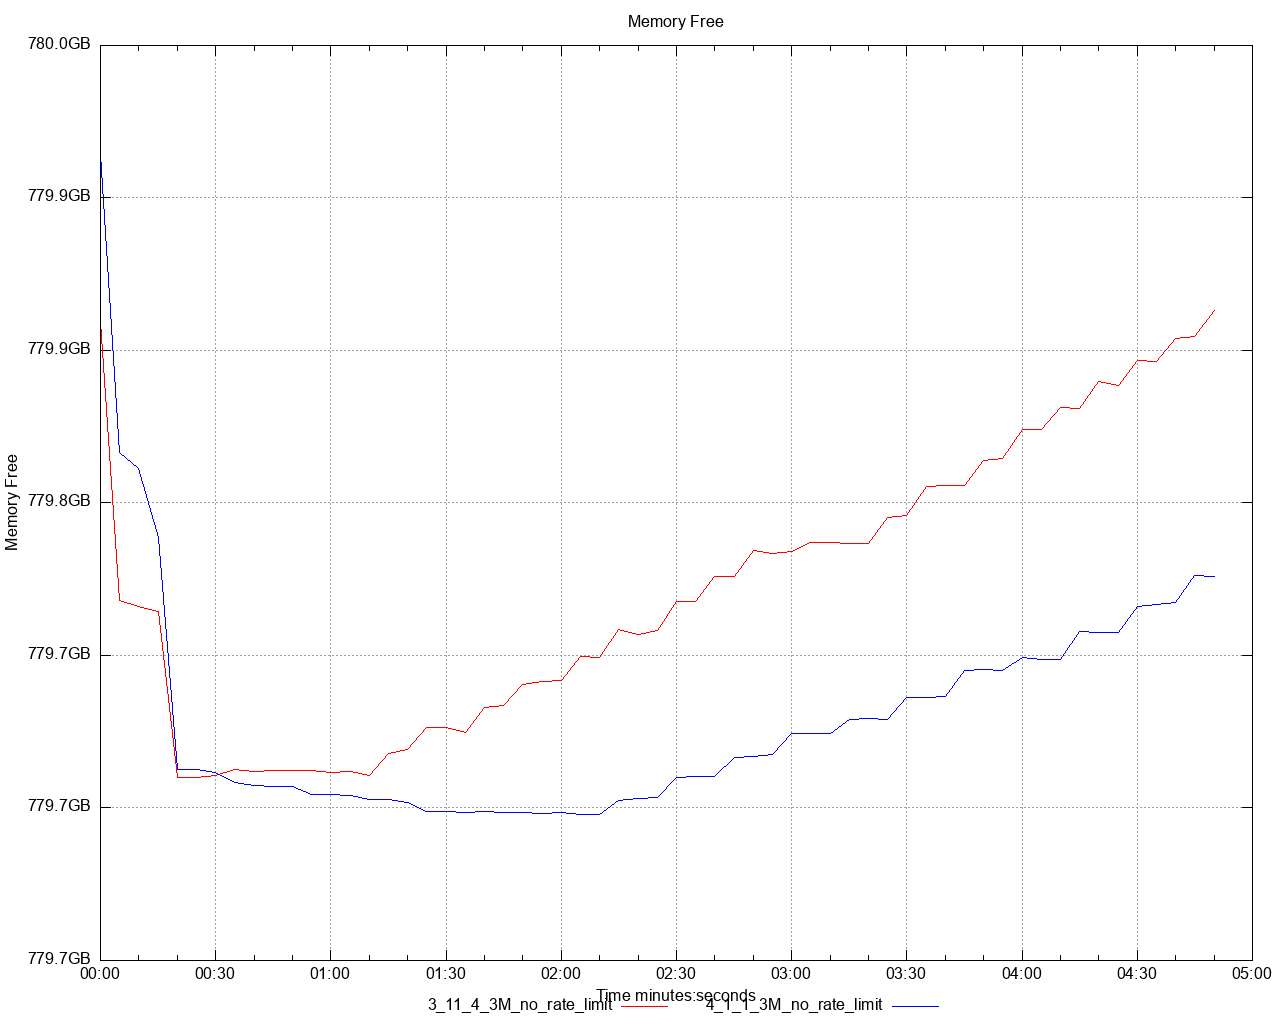

Source code (gnuplot):
set title 'Memory Free' noenhanced
set style data lines
set datafile separator ","
set terminal png size 1280,1024
set grid
set key below
set xdata time
set timefmt "%s"
offset = 0
t0(x)=(offset=($0==0) ? x : offset, x - offset)
set xlabel 'Time minutes:seconds'
set ylabel 'Memory Free'
set format y '%.1s%cB'
set output '/Users/ahmet.mircik/simulator/tests/report_3M_no_rate_limit/dstat/memory_free_A3.png'
plot \
   '/Users/ahmet.mircik/simulator/tests/report_3M_no_rate_limit/data/memory_free_A3_1.data' using (t0(timecolumn(1))):2 title "3_11_4_3M_no_rate_limit" noenhanced lt rgb "red", \
   '/Users/ahmet.mircik/simulator/tests/report_3M_no_rate_limit/data/memory_free_A3_2.data' using (t0(timecolumn(1))):2 title "4_1_1_3M_no_rate_limit" noenhanced lt rgb "blue", \
